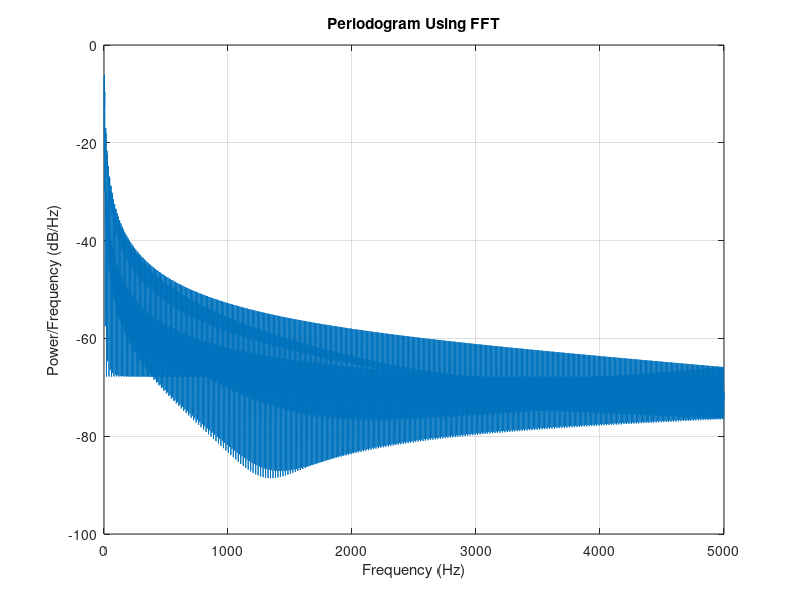

MATLAB code for this plot:
clear variables; close all; clc

fs = 1e4;
t = 0:1/fs:1-1/fs;
% x = 0*cos(2*pi*100*t) + 5*randn(size(t));
x = cos(2*pi*1000*t) + sin(2*pi*2000*t);

fs1 = 10;
t1 = 0:1/fs1:1;

x1 = randn(size(t1));
x = interp1(t1,x1,t,"nearest");

N = length(x);
xdft = fft(x);
xdft = xdft(1:N/2+1);
psdx = (1/(fs*N)) * abs(xdft).^2;
psdx(2:end-1) = 2*psdx(2:end-1);
freq = 0:fs/length(x):fs/2;

plot(freq,pow2db(psdx))
grid on
title("Periodogram Using FFT")
xlabel("Frequency (Hz)")
ylabel("Power/Frequency (dB/Hz)")